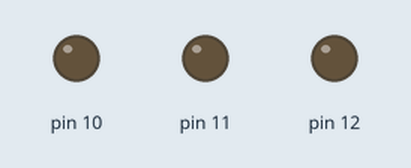
Simulated run of this sketch. Board: Arduino Uno, built with avr-gcc and run on an emulated ATmega328P. Parts: output pins drawn as LEDs (lit = HIGH).

Above: at 0.5 s.
At 1.5 s:
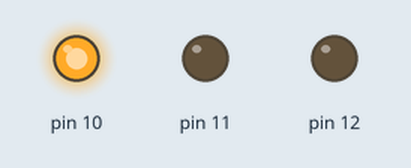
At 5.5 s:
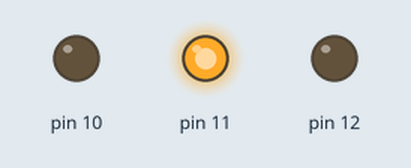
Timing chart, 0 to 6.9 s (numbered marks = the images above):
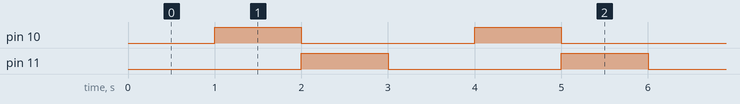

The sketch:

inlandProject9.ino
```cpp
void setup() {
  // put your setup code here, to run once:
  pinMode(12, OUTPUT);
  pinMode(11, OUTPUT);
  pinMode(10, OUTPUT);

}

void loop() {
  // put your main code here, to run repeatedly:
  digitalWrite(9, HIGH);
  delay(1000);
  digitalWrite(9, LOW);

  digitalWrite(10, HIGH);
  delay(1000);
  digitalWrite(10, LOW);

  digitalWrite(11, HIGH);
  delay(1000);
  digitalWrite(11, LOW);
}
```

Measured:
- by itself, pin 10, pin 11: alternates HIGH for 1.0 s and LOW for 2.0 s
- by itself, everything shown: repeats every 3.0 s, in 3 steps
